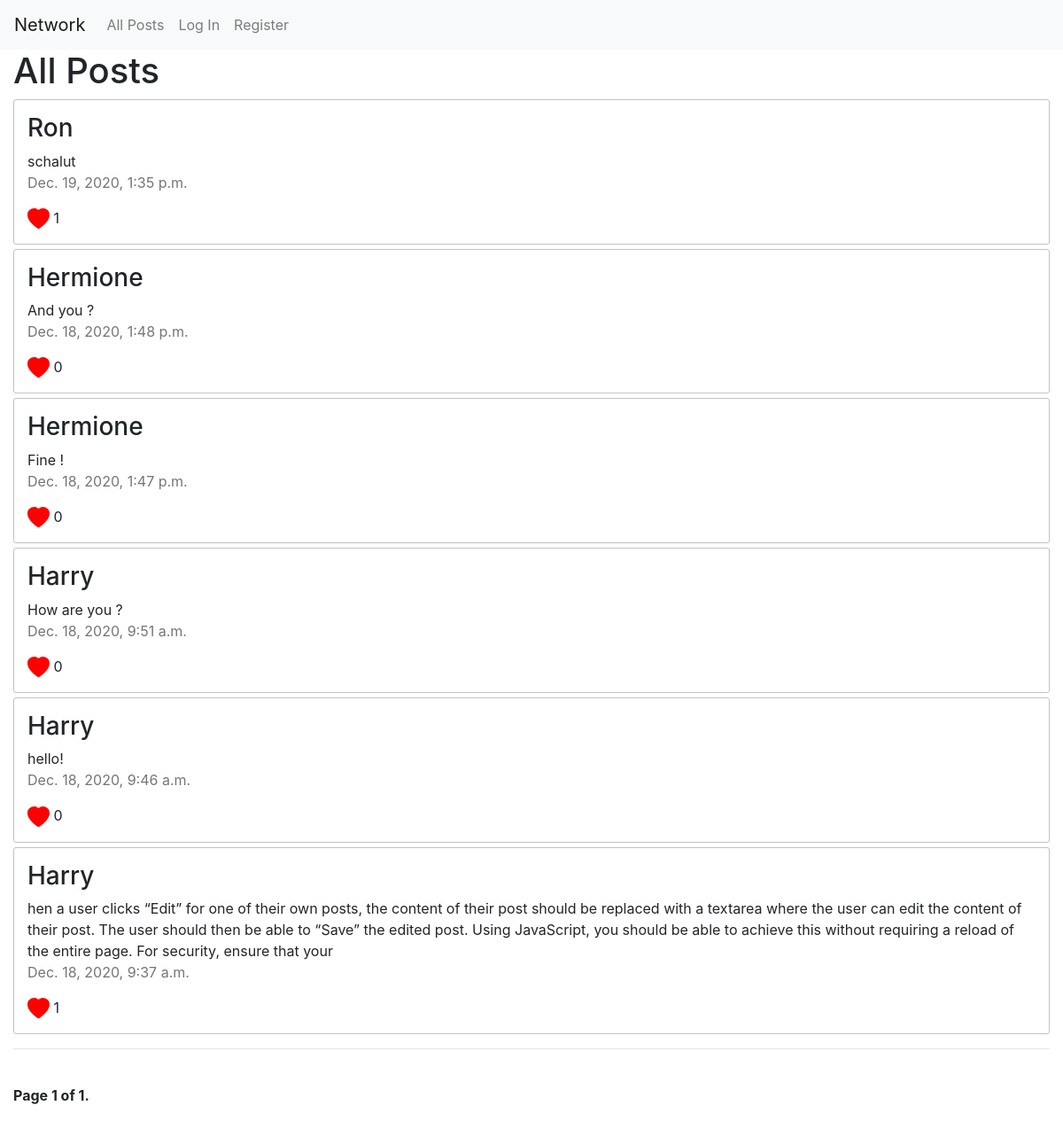
Before: / with the older database file.
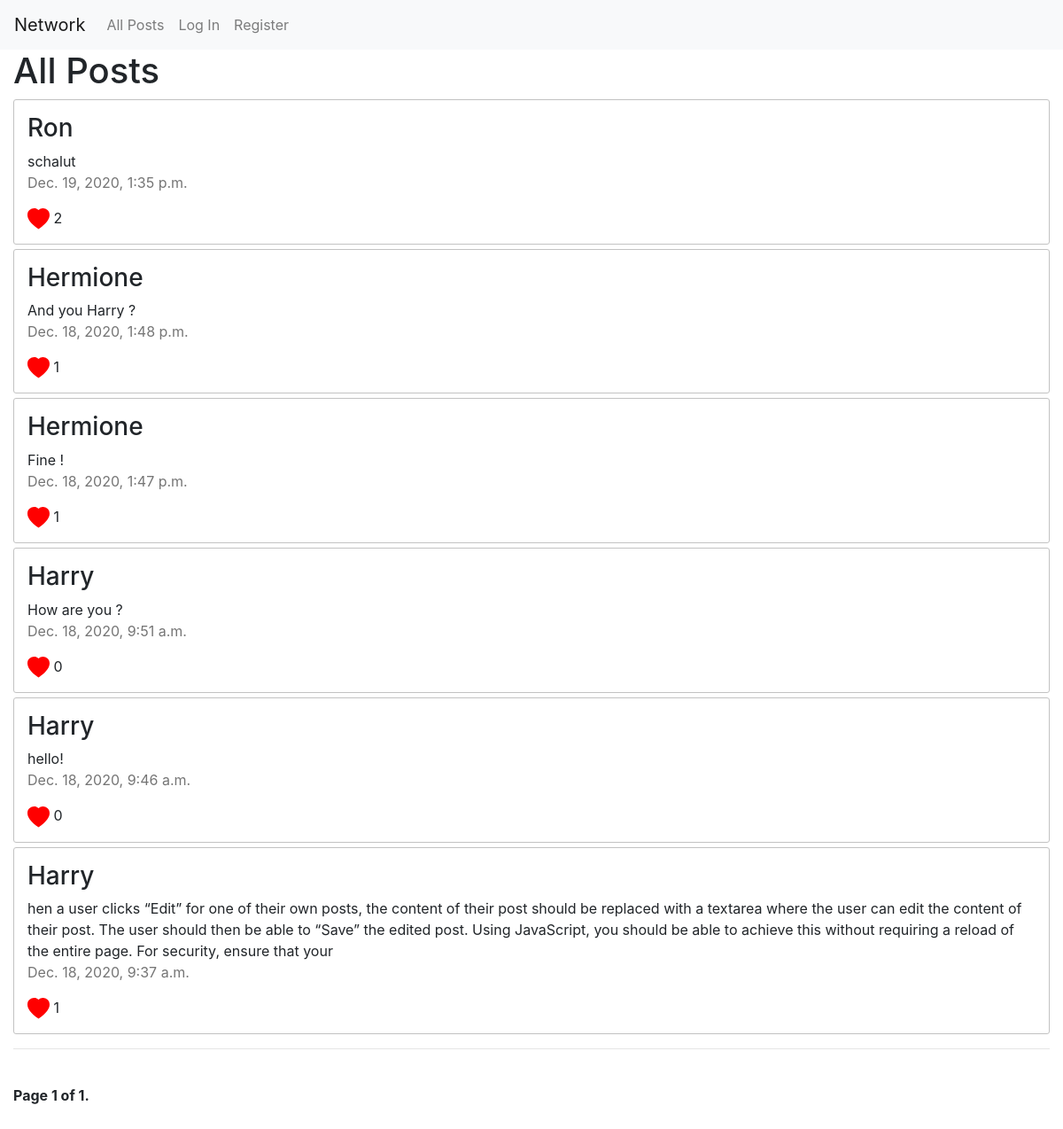
After: the same page with the newer database file.
### network/models.py (models this page shows, shortened)
class Post(models.Model):
    content = models.TextField()
    author = models.ForeignKey(User, on_delete=models.CASCADE, related_name='post')
    created = models.DateTimeField(auto_now_add=True)
    like = models.ManyToManyField(User, related_name="user_set")
    class Meta:
        ordering = ('-created',)

class User(AbstractUser):
    following = models.ManyToManyField('self', related_query_name='followers', related_name='followers_set')
    def __str__(self):
        return self.username

### network/views.py (the view, shortened to what this page needs)
# urls.py: path("", views.index, name="index"),
def index(request):
    form = NewPostForm()
    posts = Post.objects.all().order_by('-created')
    paginator = Paginator(posts, 10) # Change here for more posts in each page
    page = request.GET.get('page')
    return render(request, "network/index.html",{
        'form' : form,
        'posts': pagination(paginator, page)
    })

### network/views.py (called while the page is built)
def pagination(paginator, page):
    try:
        posts = paginator.page(page)
    except PageNotAnInteger:
        posts = paginator.page(1)
    except EmptyPage:
        posts = paginator.page(paginator.num_pages)
    return posts

### network/templates/network/index.html (shortened to what this page needs)
{% extends "network/layout.html" %}
{% block body %}
<h1>All Posts</h1>
    <div class="posts">
        {% for post in posts %}
        <div class="post">
            <h3>{{ post.author|capfirst }}</h3>
            <div id="content_{{ post.id }}">{{ post.content }}</div>
            <p class="created">{{ post.created }}</p>
            <svg xmlns="http://www.w3.org/2000/svg" width="25" height="25" fill="currentColor" class="bi bi-heart-fill" viewBox="0 0 16 16">
                <path fill-rule="evenodd" d="M8 1.314C12.438-3.248 23.534 4.735 8 15-7.534 4.736 3.562-3.248 8 1.314z"/>
            </svg> <span id="count_{{ post.id }}">{{ post.like.count }}</span>
            <br>
        </div>
            {% empty %}
                <p>No posts found</p>
        {% endfor %}
    </div>
    <hr>
    {% include "network/pagination.html" with page=posts %}
{% endblock %}

### network/templates/network/layout.html (shortened to what this page needs)
{% load static %}
<!DOCTYPE html>
<html lang="en">
    <head>
        <link rel="stylesheet" href="https://stackpath.bootstrapcdn.com/bootstrap/4.4.1/css/bootstrap.min.css">
        <link href="{% static 'network/css/styles.css' %}" rel="stylesheet">
    </head>
    <body>
        <nav class="navbar navbar-expand-lg navbar-light bg-light">
            <a class="navbar-brand" href="#">Network</a>
            <div>
              <ul class="navbar-nav mr-auto">
                <li class="nav-item">
                  <a class="nav-link" href="{% url 'index' %}">All Posts</a>
                </li>
                {% if user.is_authenticated %}
                    <li class="nav-item">
                        <a class="nav-link" href="{% url 'show_following' %}">Following</a>
                    </li>
                    <li class="nav-item">
                        <a class="nav-link" href="{% url 'logout' %}">Log Out</a>
                    </li>
                {% else %}
                    <li class="nav-item">
                        <a class="nav-link" href="{% url 'login' %}">Log In</a>
                    </li>
                    <li class="nav-item">
                        <a class="nav-link" href="{% url 'register' %}">Register</a>
                    </li>
                {% endif %}
              </ul>
            </div>
          </nav>
        <div class="body">
            <div class="container-fluid">
                {% block body %}
                {% endblock %}
            </div>
        </div>
    </body>
</html>

### network/templates/network/pagination.html (shortened to what this page needs)
<div class="pagination">
    <span class="step-links">
    <span class="current">
    Page {{ page.number }} of {{ page.paginator.num_pages }}.
    </span>
    </span>
</div>

### network/static/network/css/styles.css (style rules this page uses)
.post { border: 1px solid rgb(194, 194, 194); border-radius:3px; padding:15px; margin-bottom: 5px; }
.post .created { color:rgb(117, 117, 117); }
.post .bi-heart-fill { color :red; }
.pagination { margin:40px 0; font-weight:bold; }

Changed rows visible on the page:
computed for Post "schalut": like.count "1" → "2"
changed Post: content "And you ?" → "And you Harry ?"; like.count "0" → "1"
computed for Post "Fine !": like.count "0" → "1"
